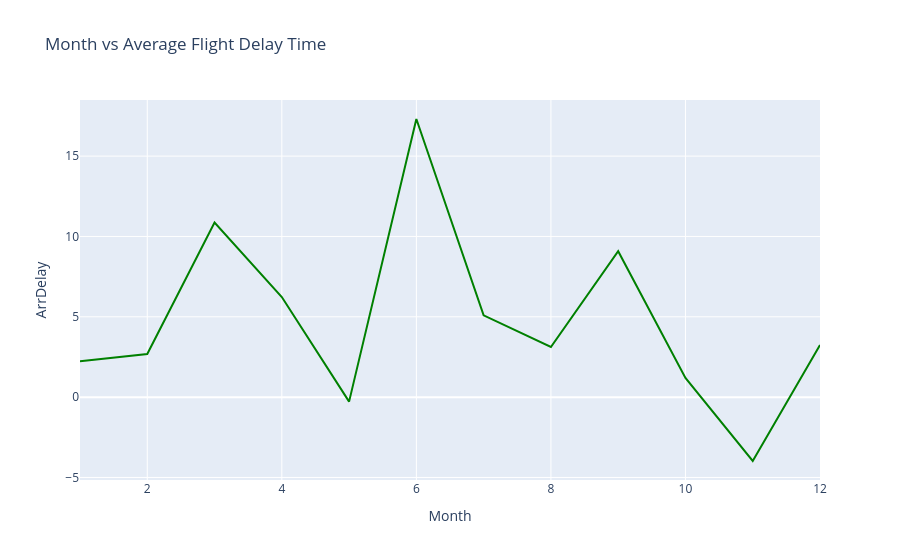

Notebook code for this chart:
### Code cell
fig = go.Figure()
fig.add_trace(go.Scatter(x=line_data['Month'], y = line_data['ArrDelay'], mode='lines', marker = dict(color='green')))
fig.update_layout(title='Month vs Average Flight Delay Time', xaxis_title='Month', yaxis_title='ArrDelay')
fig.show()

### Figure 1 — Plotly figure (JSON) as saved in the notebook; plotly's stock layout.template omitted (floating-point values rounded to 4 significant figures)
{"data": [{"marker": {"color": "green"}, "mode": "lines", "type": "scatter", "x": [1, 2, 3, 4, 5, 6, 7, 8, 9, 10, 11, 12], "y": [2.233, 2.688, 10.87, 6.229, -0.2791, 17.31, 5.089, 3.122, 9.081, 1.2, -3.975, 3.241]}], "layout": {"title": {"text": "Month vs Average Flight Delay Time"}, "xaxis": {"title": {"text": "Month"}}, "yaxis": {"title": {"text": "ArrDelay"}}}}
